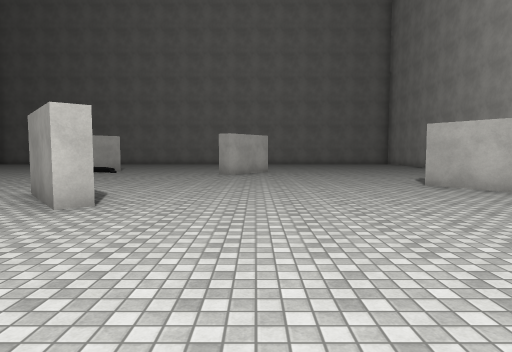
view 1 (above)

21 first-person views from a walk through a 3-D level made in the Unity game engine. The camera is 1.5 m above the floor, tilts 4° down and sees 75° across. The floor is counted in squares, 2 m on a side. Each view is taken from the middle of a square. On the plan, view 1 faces up. The plan holds only what a view shows up to about 11 squares ahead; the rest is blank. The player character is not drawn. Surface patterns are stand-ins for the level's own textures.

view 2
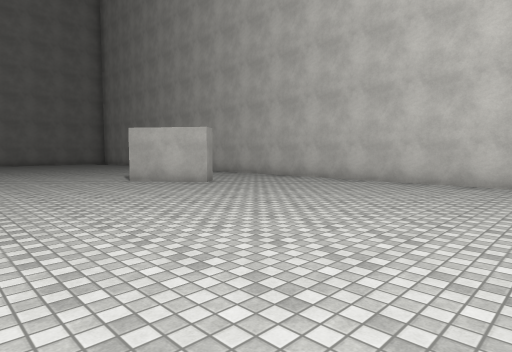

view 3
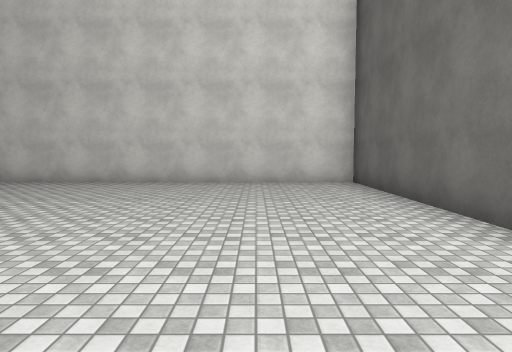

view 4
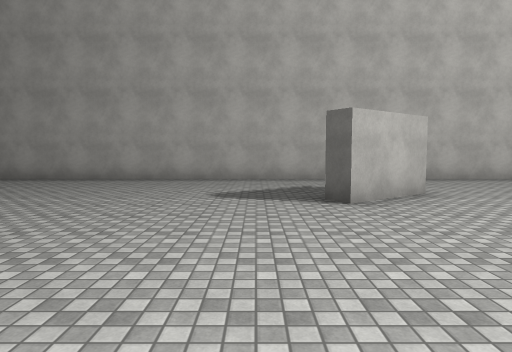

view 5
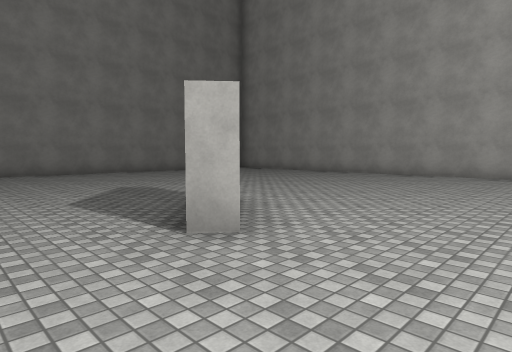

view 6
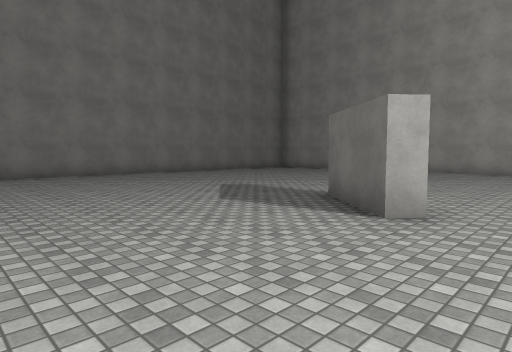

view 7
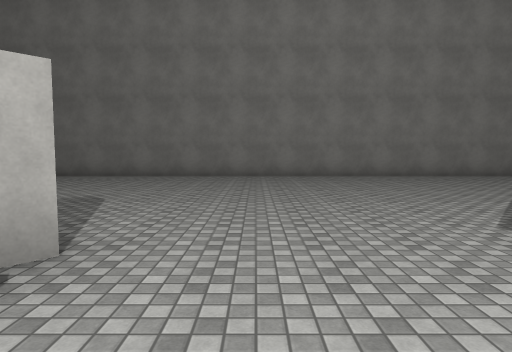

view 8
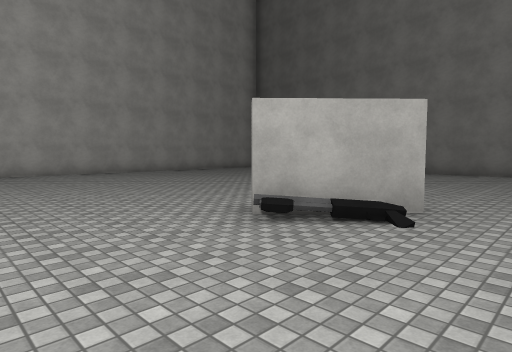

view 9
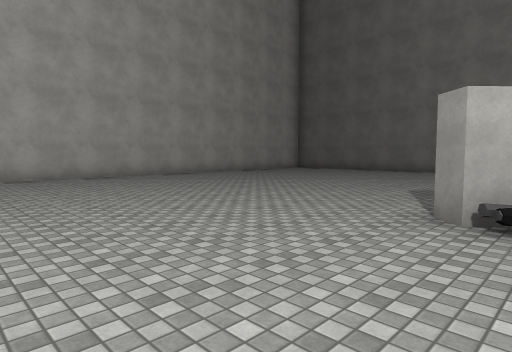

view 10
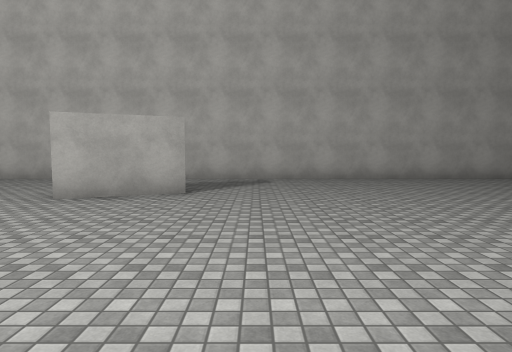

view 11
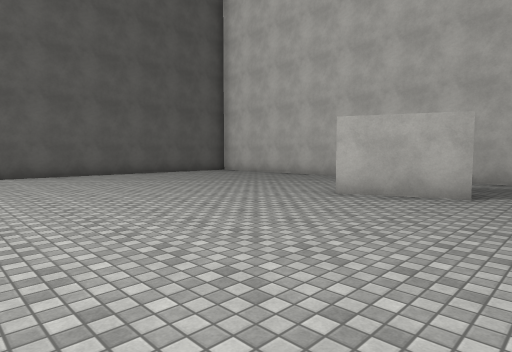

view 12
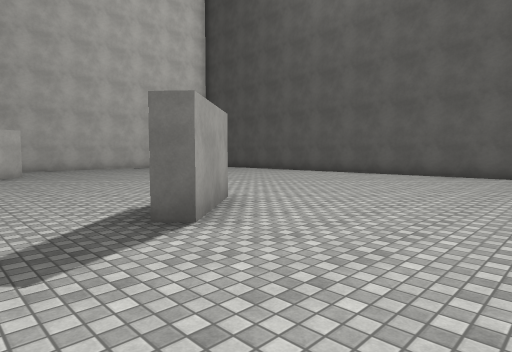

view 13
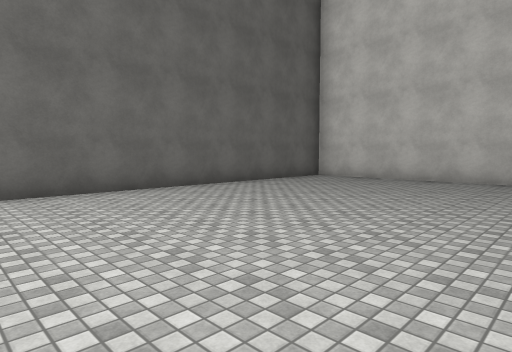

view 14
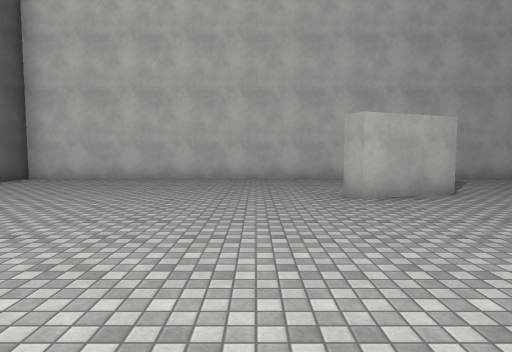

view 15
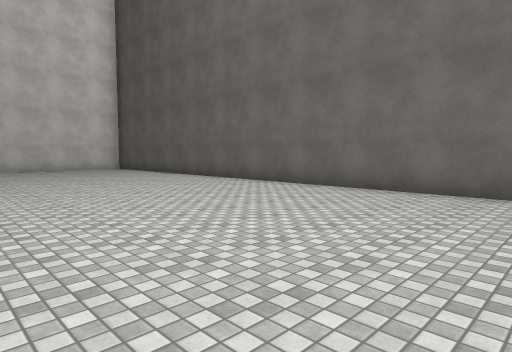

view 16
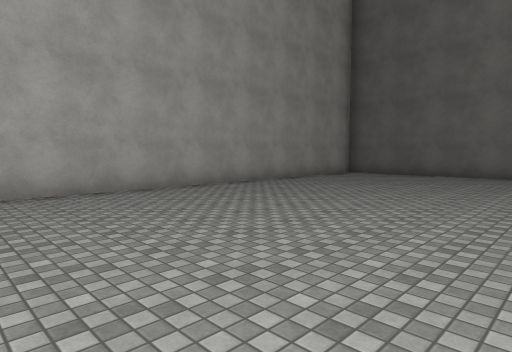

view 17
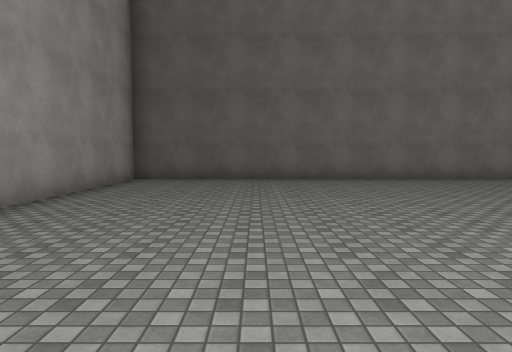

view 18
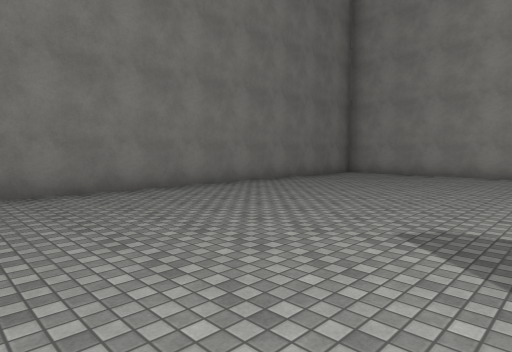

view 19
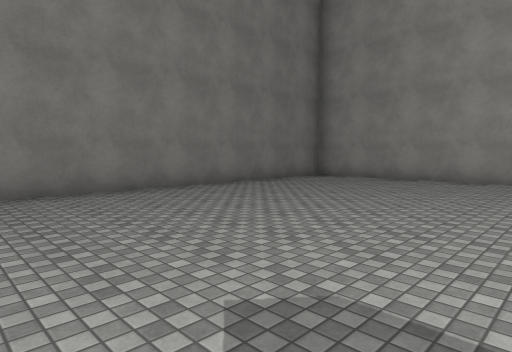

view 20
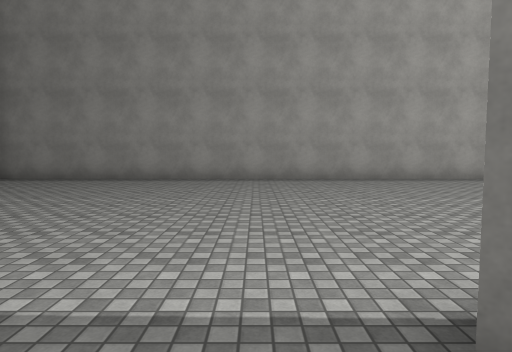

view 21
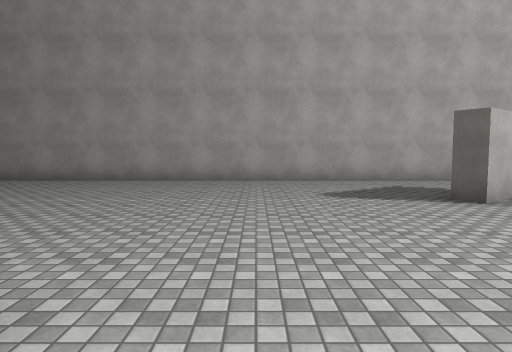

### Floor plan
Points are (right, up) in squares from view 1. A wall is a line through its corners. A room is listed if a view was taken in it or the views show most of it. See-through windows are left out.
Room 1 (views 1, 2, 3, 4, 5, 6, 7, 8, 9, 10, 11, 12, 13, 14, 15, 16, 17, 18, 19, 20, 21)
walls: (-0.9, 11.3) (-1.3, 11.6) (0.1, 13.3); (-5.4, 13.4) (-6.5, 12.2); (-2.2, 4.7) (-2.6, 4.3) (-4, 5.9) (-3.6, 6.3); (-13.2, 6.8) (-12.4, 4.7) (-12.9, 4.5); (5.6, 6.2) (5.1, 5.9) (3.9, 7.6) (4.3, 7.9); (-6.2, -3.5) (8.5, -3.5) (8.5, 21.4); (8.1, 21.5) (-16.5, 21.5) (-16.5, -3.5) (-7.8, -3.5)
objects: other object (-7, 12)

Where each view was taken, in squares from view 1:
view 1: 0 up, 0 right, facing up
view 2: 1 down, 0 right, facing up-right
view 3: 1 down, 0 right, facing right
view 4: 9 up, 1 left, facing right
view 5: 9 up, 3 left, facing up-right
view 6: 10 up, 5 left, facing up-right
view 7: 11 up, 4 left, facing up
view 8: 9 up, 4 left, facing up-left
view 9: 8 up, 6 left, facing up-left
view 10: 8 up, 7 left, facing left
view 11: 8 up, 7 left, facing down-left
view 12: 8 up, 7 left, facing down-right
view 13: 3 up, 7 left, facing down-left
view 14: 3 up, 7 left, facing left
view 15: 3 up, 7 left, facing down-right
view 16: 10 up, 10 left, facing up-left
view 17: 12 up, 13 left, facing up
view 18: 15 up, 3 left, facing up-right
view 19: 15 up, 1 left, facing up-right
view 20: 14 up, 1 left, facing right
view 21: 11 up, 1 left, facing right
